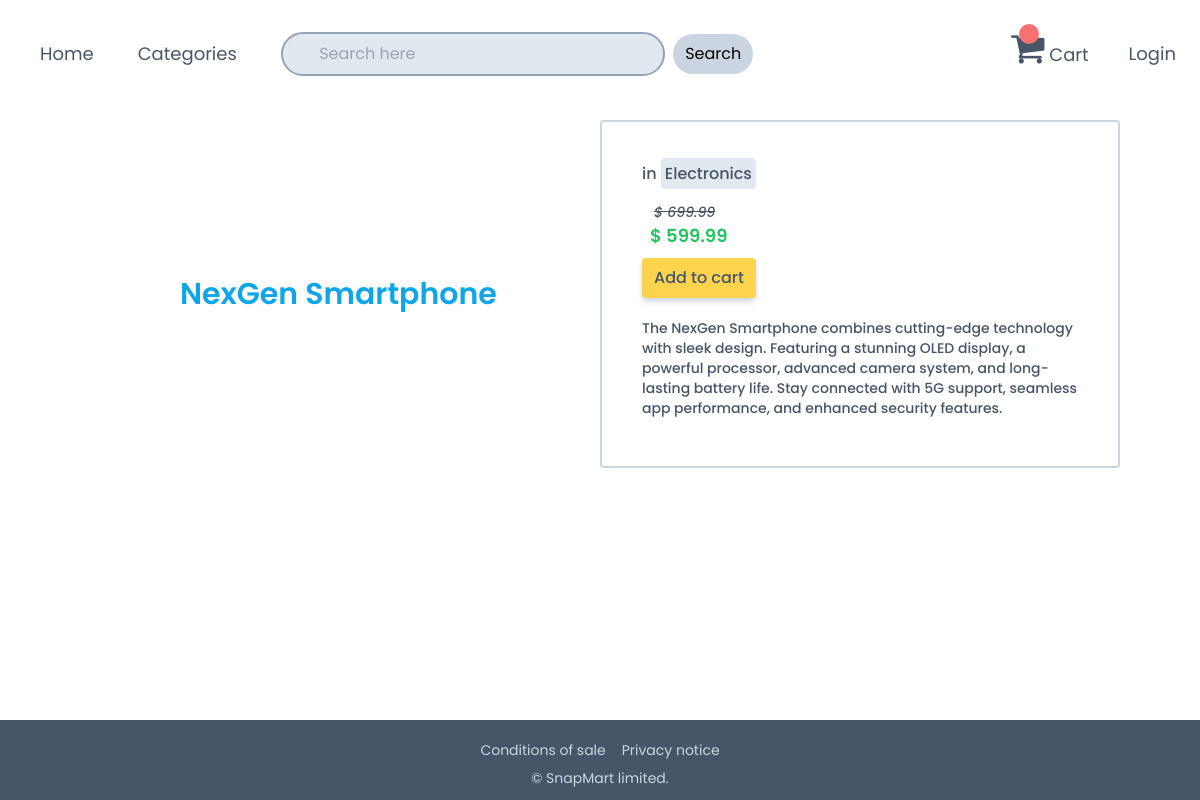
/product/5, run on the app's committed database.
### shop/models.py (models this page shows, shortened)
class Product(models.Model):
    name = models.CharField( max_length = 255)
    description = models.TextField()
    price = models.FloatField()
    discount_price = models.FloatField()
    category = models.CharField( max_length = 200)
    image = models.CharField( max_length = 300)

### shop/views.py (the view)
# urls.py: path('product/<int:id>', views.detail, name= 'detail'),
def detail( request, id):
    product = Product.objects.get(id= id)
    return render( request, 'detail.html', {'item':product})

### shop/templates/detail.html (shortened to what this page needs)
{% extends 'master.html' %}
{% block content %}
    <div class=" md:grid grid-cols-2 mx-20 mt-4 items-center justify-center">
        <div class=" mx-auto">
            <h3 class=" text-3xl py-2 my-2 text-sky-500 font-semibold">
            {{ item.name}}
           </h3>
        </div>
        <div class="item-card border-2 border-slate-300 my-2  p-10 text-wrap font-medium rounded
                    text-slate-600 mx-auto ">
                <p class=" pb-4 "> in <span class="bg-slate-200 p-1 rounded">{{ item.category }}</span> </p>
                <p class="px-2 line-through ml-1 text-sm text-gray-600 "> <i> &#36 {{ item.price }} </i> </p>
                <p class="px-2 mb-2 text-green-500 text-lg font-semibold ">  &#36 {{ item.discount_price }}  </p>
                <div class="flex gap-5 *:shadow-md *:shadow-slate-300  ">
                    <button type="button" value="{{item.id}}" class="addtocart bg-amber-300 p-2  px-3 rounded
                            transition delay-75 hover:bg-amber-400 hover:scale-105">
                        Add to cart
                    </button>
                </div>
                <p class=" py-2 mt-3 text-sm"> {{ item.description }} </p>
        </div>
    </div>
{% endblock %}

### shop/templates/master.html (style rules this page uses)
body { font-family: "Poppins", sans-serif; }

### data on the page
Product: name "NexGen Smartphone", category "Electronics", price "699.99", discount_price "599.99", description "The NexGen Smartphone combines cutting-edge technology with sleek design. Featuring a stunning OLED display, a powerful processor, advanced camera system, and long-lasting battery life. Stay connected with 5G support, seamless app performance, and enhanced security features."
